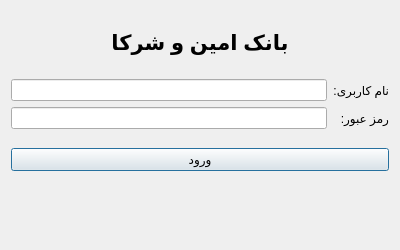
<?xml version="1.0" encoding="UTF-8"?>
<ui version="4.0">
 <class>LoginDialog</class>
 <widget class="QDialog" name="LoginDialog">
  <property name="geometry">
   <rect>
    <x>0</x>
    <y>0</y>
    <width>400</width>
    <height>250</height>
   </rect>
  </property>
  <property name="windowTitle">
   <string>ورود به سیستم بانکی</string>
  </property>
  <property name="layoutDirection">
   <enum>Qt::LayoutDirection::RightToLeft</enum>
  </property>
  <layout class="QVBoxLayout" name="verticalLayout">
   <item>
    <widget class="QLabel" name="label_title">
     <property name="font">
      <font>
       <pointsize>16</pointsize>
       <bold>true</bold>
      </font>
     </property>
     <property name="text">
      <string>بانک امین و شرکا</string>
     </property>
     <property name="alignment">
      <set>Qt::AlignmentFlag::AlignCenter</set>
     </property>
    </widget>
   </item>
   <item>
    <layout class="QFormLayout" name="formLayout">
     <item row="0" column="0">
      <widget class="QLabel" name="label_username">
       <property name="text">
        <string>نام کاربری:</string>
       </property>
      </widget>
     </item>
     <item row="0" column="1">
      <widget class="QLineEdit" name="lineEdit_username"/>
     </item>
     <item row="1" column="0">
      <widget class="QLabel" name="label_password">
       <property name="text">
        <string>رمز عبور:</string>
       </property>
      </widget>
     </item>
     <item row="1" column="1">
      <widget class="QLineEdit" name="lineEdit_password">
       <property name="echoMode">
        <enum>QLineEdit::EchoMode::Password</enum>
       </property>
      </widget>
     </item>
    </layout>
   </item>
   <item>
    <widget class="QPushButton" name="pushButton_login">
     <property name="text">
      <string>ورود</string>
     </property>
    </widget>
   </item>
   <item>
    <widget class="QLabel" name="label_status">
     <property name="text">
      <string/>
     </property>
     <property name="alignment">
      <set>Qt::AlignmentFlag::AlignCenter</set>
     </property>
    </widget>
   </item>
  </layout>
 </widget>
 <resources/>
 <connections/>
</ui>
